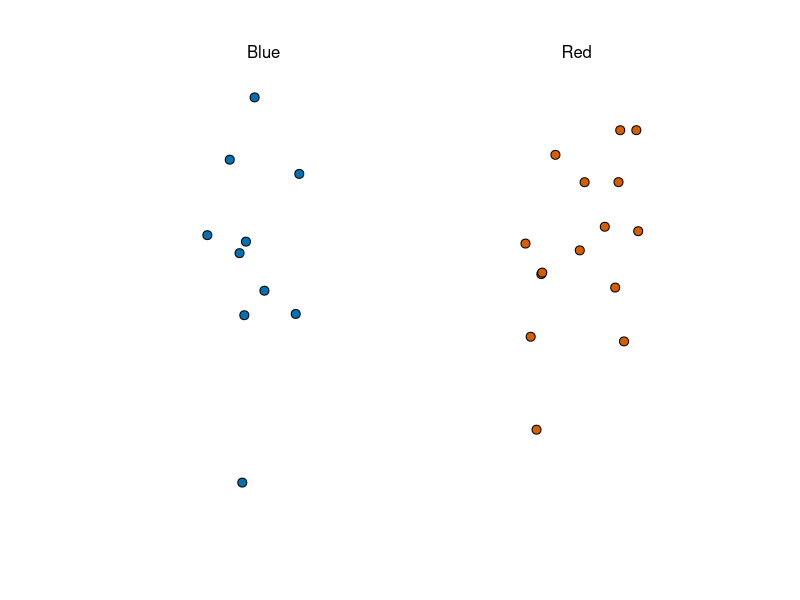

Generate this figure with R: (Note: this script raises an error after producing the figure.)
## ---- chunk 1
library(tidyverse)
library(dslabs)
take_poll(25)
## ---- chunk 2
p <- 0.51
sqrt(p*(1-p)) / sqrt(1000)
## ---- chunk 3
25*p
## ---- chunk 4
SE(S) = sqrt(25*p*(1-p))
## ---- chunk 5
p
## ---- chunk 6
# SE(¯X) = sqrt(p*(1-p)/N)
## ---- chunk 7
N <- 25
p <- seq(0, 1, length = 100)
se <- sqrt(p*(1-p)/N)

plot(p, se)
## ---- chunk 8
for (N in c(25,100,1000)) {
  p <- seq(0, 1, length = 100)
  se <- sqrt(p*(1-p)/N)
  plot(p, se)
}
## ---- chunk 9
# E[¯X−(1−¯X)] = E[2¯X−1] = 2E[¯X]-1 = 2p-1 = p-(1-p)
## ---- chunk 10
# SE[2¯X−1] = 2SE[¯X] = 2*sqrt(p*(1-p)/N)
## ---- chunk 11
2*sqrt(0.45 * (1-0.45) / 25)
## ---- chunk 12
x_hat <- 0.48
se <- sqrt(x_hat*(1-x_hat) / 25)
se
## ---- chunk 13
pnorm(0.01/se) - pnorm(-0.01/se)
## ---- chunk 14
1.96*se
## ---- chunk 15
pnorm(1.96) - pnorm(-1.96)
## ---- chunk 16
B <- 10000
N <- 1000
x_hat <- replicate(B, {
  x <- sample(c(0,1), size = N, replace = TRUE, prob = c(1-p, p))
  mean(x)
})
## ---- chunk 17
p <- 0.45
N <- 1000

x <- sample(c(0,1), size = N, replace = TRUE, prob = c(1-p, p))
x_hat <- mean(x)
## ---- chunk 18
B <- 10000
x_hat <- replicate(B, {
  x <- sample(c(0,1), size = N, replace = TRUE, prob = c(1-p,p))
  mean(x)
})
## ---- chunk 19
mean(x_hat)
sd(x_hat)
## ---- chunk 20
take_sample <- function(p, N) {
  X <- sample(c(1,0), N, replace = TRUE, prob = c(p,1-p))
  mean(X)
}
## ---- chunk 21
p <- 0.45
N <- 100

errors <- replicate(10000, take_sample(p, N) - p)
## ---- chunk 22
mean(errors)
hist(errors)
## ---- chunk 23
mean(abs(errors))
## ---- chunk 24
sqrt(mean(errors^2))
## ---- chunk 25
sqrt(p*(1-p)/N)
## ---- chunk 26
set.seed(1)

X <- sample(c(1,0), N, replace = TRUE, p = c(p, 1 - p))
X_ <- mean(X)
sqrt(X_*(1-X_)/N)
## ---- chunk 27
N <- seq(100, 5000)
p <- 0.5
se <- sqrt(p*(1-p)/N)
plot(N, se)
## ---- chunk 28
p <- 0.45
N <- 100

errors <- replicate(10000, take_sample(p, N) - p)
qqnorm(errors)
## ---- chunk 29
p <- 0.45
N <- 100

1-pnorm(0.5, p, sqrt(p*(1-p)/N))
## ---- chunk 30
N <-100
X_ <- 0.51
se_ <- sqrt(X_*(1-X_)/N)

1 - pnorm(0.01, 0, se_) + pnorm(-0.01, 0, se_)
